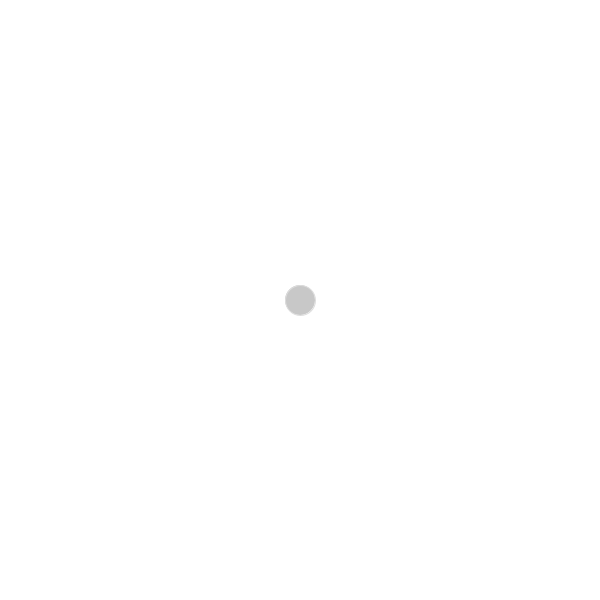
Frame 1 (no input)
Frame 60 (the mouse pressed at the canvas centre just before this capture): identical to frame 1, image omitted
Frame 120 (the mouse held since frame 60 and released just before this capture): identical to frame 1, image omitted

The Processing sketch that drew this single still picture (run headless with seeded random() and noise(); from frame 60 on, the mouse is pressed at the canvas centre):

// Processing sketch: basic06keyEvents
// ── basic06keyEvents.pde
int x, y;
int r = 200;
int g = 200;
int b = 200;
int bg = 255;

void setup() {
  size(600, 600);
  x = width/2;
  y = height/2;
}


void draw() {
  background(bg);
  stroke(220);
  fill(r, g, b);
  ellipse(x, y, 30, 30);
}


void keyPressed() {
  //a cleaner way would be to use switch!
  if (key == 'c') {
    changeColor();
  } 
  if (keyCode == RIGHT) {
    moveRight();
  }
  if (keyCode == LEFT) {
    moveLeft();
  }
  if (keyCode == UP) {
    moveUp();
  }
  if (keyCode == DOWN) {
    moveDown();
  }
  if (key == TAB) {
    println("you tab!");
  }
}

//functions
void moveRight() {
  x+= 5;
}

void moveLeft() {
  x-= 5;
}

void moveUp() {
  y-= 5;
}

void moveDown() {
  y+=5;
}

void changeColor(){
  r = (int)random(0,255);
  g = (int)random(0,255);
  b = (int)random(0,255);
}
